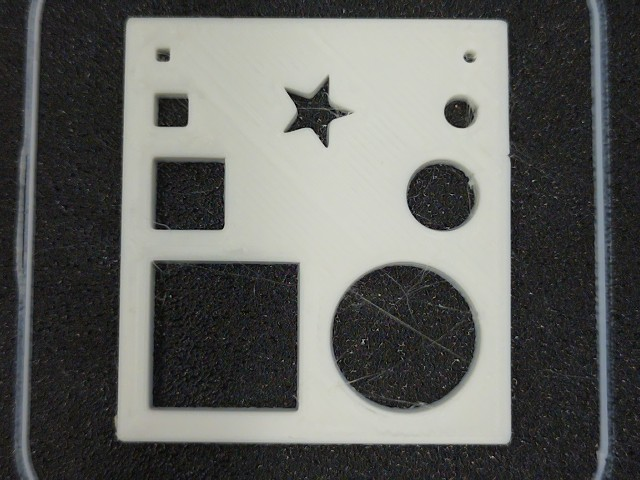
#> input picture Layer11.jpg, 640 x 480 px, given in place of Layer1.jpg, which was not available
$ python corner_detection.py
#> lines starting #> are read from the running program, lines starting #| are printed output that depends on the picture; after the words box and inside, x2 and y2 are one past the last pixel; in counts of white or black regions, pixels touching at a corner belong together; pictures that were not available may be replaced by others from this repository, and a replacement may not be noted
import cv2
import numpy as np
import os
import math
import matplotlib.pyplot as plt


def generate_heatmap(histogram, heatmap_output_path):
    """
    Generates a heatmap from the corner density histogram, displays it,
    and saves it to the specified path.
    """
    # Ensure that the output directory for the heatmap exists
    output_dir = os.path.dirname(heatmap_output_path)
    if output_dir and not os.path.exists(output_dir):
        os.makedirs(output_dir)

    # Create the heatmap using matplotlib
    plt.figure()
    plt.imshow(histogram, cmap='hot', interpolation='nearest')
    plt.title("Corner Density Heatmap")
    plt.xlabel("Bin (X)")
    plt.ylabel("Bin (Y)")
    plt.colorbar()
    plt.savefig(heatmap_output_path)
    print(f"Heatmap saved to {heatmap_output_path}")
    plt.show()
    plt.close()


def detect_corners_with_density(image_path, output_path, density_threshold=3):
    """
    Detects corners in an image, marks them with green circles,
    draws a red square (17x17 pixels) around regions with a high density
    of corners (>= density_threshold), displays and saves the final image,
    and returns the density histogram.
    """
#> called with image_path = 'ImageFolder/Layer1.jpg', output_path = 'density_pic/corners_with_density.jpg', density_threshold = 3
    # Load the image from the specified path
    image = cv2.imread(image_path)
#> image is the input picture: shape (480, 640, 3); mean B, G, R 95.5, 98.9, 97.8
    if image is None:
        print("Error: Could not load image.")
        return None

    # Convert the image to grayscale for processing
    gray = cv2.cvtColor(image, cv2.COLOR_BGR2GRAY)

    # Parameters for the corner detection
    max_corners = 1000      # Maximum number of corners to detect
    quality_level = 0.05    # Minimal accepted quality of image corners
    min_distance = 1        # Minimum possible Euclidean distance between corners

    # Detect corners using goodFeaturesToTrack
    corners = cv2.goodFeaturesToTrack(gray, max_corners, quality_level, min_distance)
#> corners = 618 rows, first 8: [326, 146], [379, 295], [363, 339], [284, 131], [326, 125], [428, 205], [456, 106], [377, 329]

    # Store the coordinates of the detected corners
    corner_coords = []
    if corners is not None:
        corners = np.int0(corners)  # Convert to integer for drawing
        for corner in corners:
            x, y = corner.ravel()   # Get x, y coordinates
            corner_coords.append((x, y))
            # Draw a small green circle for each detected corner
            cv2.circle(image, (x, y), 3, (0, 255, 0), -1)
#> this loop made 618 passes
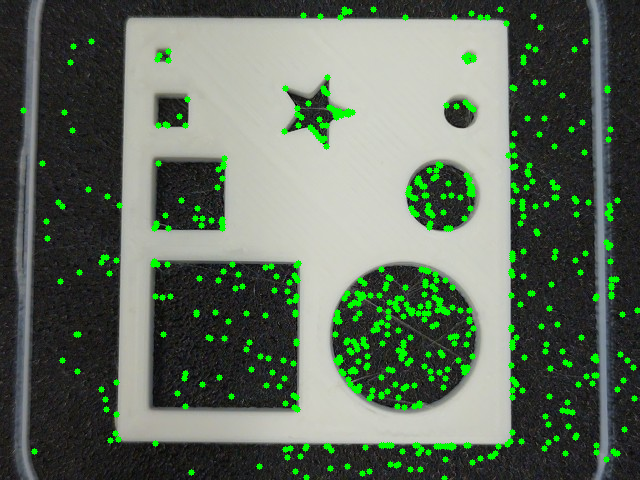
#> image: shape (480, 640, 3); 5.03% of pixels changed, all inside (x1, y1, x2, y2) = (20, 6, 640, 480)
#> after the loop, corner_coords = 618 pairs, first value 23 to 637, second value 9 to 478

    # Define the bin (square) size for density estimation
    bin_size = 17
    height, width = gray.shape[:2]
#> height = 480; width = 640
    # Determine the number of bins along the x and y dimensions
    bins_x = math.ceil(width / bin_size)
#> bins_x = 38
    bins_y = math.ceil(height / bin_size)
#> bins_y = 29

    # Create a histogram (2D array) to count corners per bin
    histogram = np.zeros((bins_y, bins_x), dtype=np.int32)
    for (x, y) in corner_coords:
        bin_x = x // bin_size
        bin_y = y // bin_size
        histogram[bin_y, bin_x] += 1
#> this loop made 618 passes
#> (x, y, bin_x, bin_y) on passes 1 to 3: (326, 146, 19, 8), (379, 295, 22, 17), (363, 339, 21, 19)
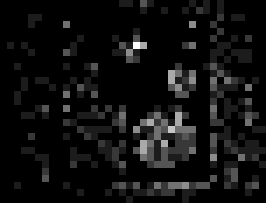
#> histogram: shape (29, 38) int32 (shown 7 times larger); min 0, max 9, mean 0.561; drawn with min black and max white

    # For bins with high density of corners, draw a red square around the bin
    for i in range(bins_y):
        for j in range(bins_x):
            if histogram[i, j] >= density_threshold:
                top_left = (j * bin_size, i * bin_size)
                bottom_right = (min((j + 1) * bin_size - 1, width - 1),
                                min((i + 1) * bin_size - 1, height - 1))
                cv2.rectangle(image, top_left, bottom_right, (0, 0, 255), 1)
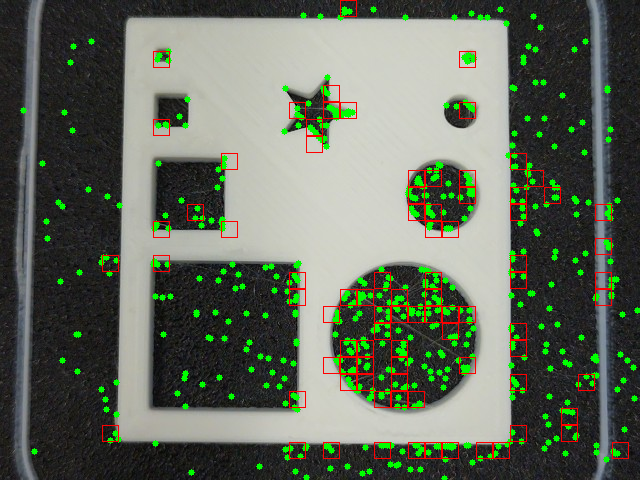
#> image: shape (480, 640, 3); 1.79% of pixels changed, all inside (x1, y1, x2, y2) = (102, 0, 629, 459)

    # Ensure that the output directory exists; if not, create it.
    output_dir = os.path.dirname(output_path)
    if output_dir and not os.path.exists(output_dir):
        os.makedirs(output_dir)

    # Save the final image with detected corners and red squares
    cv2.imwrite(output_path, image)
    print(f"Final output saved to {output_path}")

    # Display the final image
    cv2.imshow("Corners with Density", image)
    cv2.waitKey(0)
    cv2.destroyAllWindows()

    return histogram, bin_size


def filter_dark_squares(image_path, histogram, bin_size, density_threshold, intensity_threshold, output_filtered_path):
    """
    Filters the high-density bins using an intensity threshold.
    For each bin with density >= density_threshold, the average intensity is computed
    from the original image's grayscale version. If the average intensity is below intensity_threshold,
    a blue square is drawn on a copy of the original image.
    The function then displays and saves the filtered image.
    """
    # Re-read the original image and convert to grayscale for intensity measurement
    orig_image = cv2.imread(image_path)
    if orig_image is None:
        print("Error: Could not load original image for filtering.")
        return
    gray_orig = cv2.cvtColor(orig_image, cv2.COLOR_BGR2GRAY)
    height, width = gray_orig.shape[:2]

    # Create a copy of the original image to draw blue squares on
    filtered_image = orig_image.copy()

    bins_y, bins_x = histogram.shape

    # Iterate over each bin that had high density
    for i in range(bins_y):
        for j in range(bins_x):
            if histogram[i, j] >= density_threshold:
                # Determine bin boundaries
                x_start = j * bin_size
                x_end = min((j + 1) * bin_size, width)
                y_start = i * bin_size
                y_end = min((i + 1) * bin_size, height)
                # Calculate average intensity in the bin using the original grayscale image
                region = gray_orig[y_start:y_end, x_start:x_end]
                avg_intensity = np.mean(region)
                # If the region is darker than the intensity threshold, mark with a blue square
                if avg_intensity < intensity_threshold:
                    top_left = (x_start, y_start)
                    bottom_right = (x_end - 1, y_end - 1)
                    cv2.rectangle(filtered_image, top_left, bottom_right, (255, 0, 0), 1)

    # Ensure that the output directory exists; if not, create it.
    output_dir = os.path.dirname(output_filtered_path)
    if output_dir and not os.path.exists(output_dir):
        os.makedirs(output_dir)

    # Save the filtered image with blue squares
    cv2.imwrite(output_filtered_path, filtered_image)
    print(f"Filtered squares image saved to {output_filtered_path}")

    # Display the filtered image
    cv2.imshow("Filtered Dark Squares", filtered_image)
    cv2.waitKey(0)
    cv2.destroyAllWindows()


if __name__ == "__main__":
    # Specify the paths for your input image, final output image, heatmap, and filtered squares image
    image_path = "ImageFolder/Layer1.jpg"           # Replace with your image file path
    output_path = "density_pic/corners_with_density.jpg"            # Final image with red squares
    heatmap_output_path = "density_pic/corner_density_heatmap.png"    # Output path for the heatmap image
    filtered_output_path = "density_pic/filtered_dark_squares.jpg"    # Output path for the filtered (blue squares) image

    density_threshold = 3    # Adjust the threshold as needed for high-density detection
    intensity_threshold = 100  # Threshold for average intensity (0-255); lower values mean darker regions

    # Detect corners, mark high-density areas, and obtain the histogram and bin size
    histogram, bin_size = detect_corners_with_density(image_path, output_path, density_threshold)
#> bin_size = 17

    # Generate and save the heatmap of corner density if histogram exists
    if histogram is not None:
        generate_heatmap(histogram, heatmap_output_path)
#> in generate_heatmap, `plt.savefig(heatmap_output_path)`:
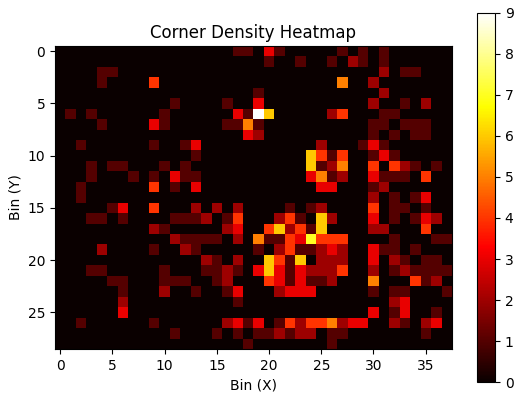
#> figure drawn by matplotlib, 2 panels

        # Filter the high-density squares using the intensity threshold and mark them with blue squares
        filter_dark_squares(image_path, histogram, bin_size, density_threshold, intensity_threshold, filtered_output_path)
#> after the loop in filter_dark_squares, `for i in range(bins_y):`:
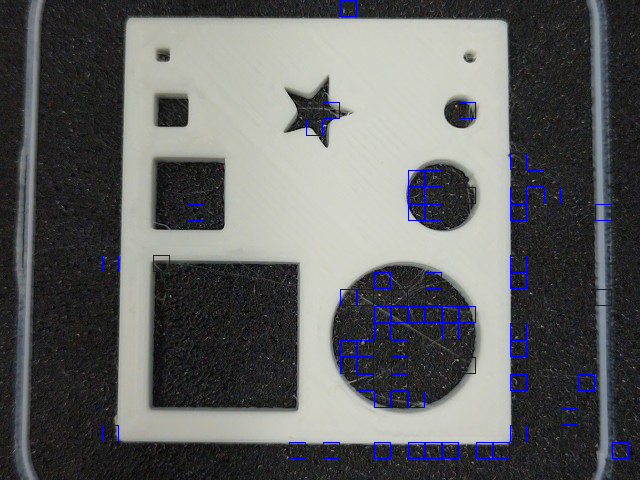
#> filtered_image: shape (480, 640, 3); 1.35% of pixels changed, all inside (x1, y1, x2, y2) = (102, 0, 629, 459)
